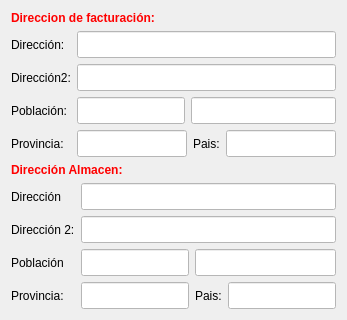
      <widget class="QWidget" name="tab_2">
       <attribute name="title">
        <string>Direcciones</string>
       </attribute>
       <layout class="QGridLayout" name="gridLayout_5">
        <item row="1" column="0">
         <widget class="QLabel" name="label_6">
          <property name="text">
           <string>&lt;html&gt;&lt;head/&gt;&lt;body&gt;&lt;p&gt;&lt;span style=&quot; font-weight:600; color:#ff0000;&quot;&gt;Direccion de facturación:&lt;/span&gt;&lt;/p&gt;&lt;/body&gt;&lt;/html&gt;</string>
          </property>
         </widget>
        </item>
        <item row="2" column="0">
         <layout class="QGridLayout" name="gridLayout">
          <item row="0" column="0">
           <widget class="QLabel" name="label_7">
            <property name="text">
             <string>Dirección:</string>
            </property>
           </widget>
          </item>
          <item row="1" column="0">
           <widget class="QLabel" name="label_8">
            <property name="text">
             <string>Dirección2:</string>
            </property>
           </widget>
          </item>
          <item row="2" column="0">
           <widget class="QLabel" name="label_9">
            <property name="text">
             <string>Población:</string>
            </property>
           </widget>
          </item>
          <item row="3" column="0">
           <widget class="QLabel" name="label_10">
            <property name="text">
             <string>Provincia:</string>
            </property>
           </widget>
          </item>
          <item row="3" column="1">
           <widget class="QLineEdit" name="txtcProvinciaFactura">
            <property name="minimumSize">
             <size>
              <width>0</width>
              <height>27</height>
             </size>
            </property>
            <property name="styleSheet">
             <string notr="true">background-color: rgb(255, 255, 255);</string>
            </property>
           </widget>
          </item>
          <item row="3" column="2">
           <widget class="QLabel" name="label_25">
            <property name="text">
             <string>Pais:</string>
            </property>
           </widget>
          </item>
          <item row="3" column="3">
           <widget class="QLineEdit" name="txtcPaisFactura">
            <property name="minimumSize">
             <size>
              <width>0</width>
              <height>27</height>
             </size>
            </property>
            <property name="styleSheet">
             <string notr="true">background-color: rgb(255, 255, 255);</string>
            </property>
           </widget>
          </item>
          <item row="2" column="1" colspan="3">
           <layout class="QHBoxLayout" name="horizontalLayout_2">
            <item>
             <widget class="QLineEdit" name="txtcCPFactura">
              <property name="sizePolicy">
               <sizepolicy hsizetype="Fixed" vsizetype="Fixed">
                <horstretch>0</horstretch>
                <verstretch>0</verstretch>
               </sizepolicy>
              </property>
              <property name="minimumSize">
               <size>
                <width>0</width>
                <height>27</height>
               </size>
              </property>
              <property name="styleSheet">
               <string notr="true">background-color: rgb(255, 255, 255);</string>
              </property>
             </widget>
            </item>
            <item>
             <widget class="QLineEdit" name="txtcPoblacionFactura">
              <property name="minimumSize">
               <size>
                <width>0</width>
                <height>27</height>
               </size>
              </property>
              <property name="styleSheet">
               <string notr="true">background-color: rgb(255, 255, 255);</string>
              </property>
             </widget>
            </item>
           </layout>
          </item>
          <item row="1" column="1" colspan="3">
           <widget class="QLineEdit" name="txtcDireccionFactura2">
            <property name="minimumSize">
             <size>
              <width>0</width>
              <height>27</height>
             </size>
            </property>
            <property name="styleSheet">
             <string notr="true">background-color: rgb(255, 255, 255);</string>
            </property>
           </widget>
          </item>
          <item row="0" column="1" colspan="3">
           <widget class="QLineEdit" name="txtcDireccionFactura1">
            <property name="sizePolicy">
             <sizepolicy hsizetype="Expanding" vsizetype="Fixed">
              <horstretch>0</horstretch>
              <verstretch>0</verstretch>
             </sizepolicy>
            </property>
            <property name="minimumSize">
             <size>
              <width>0</width>
              <height>27</height>
             </size>
            </property>
            <property name="styleSheet">
             <string notr="true">background-color: rgb(255, 255, 255);</string>
            </property>
           </widget>
          </item>
         </layout>
        </item>
        <item row="3" column="0">
         <widget class="QLabel" name="label_26">
          <property name="text">
           <string>&lt;html&gt;&lt;head/&gt;&lt;body&gt;&lt;p&gt;&lt;span style=&quot; font-weight:600; color:#ff0000;&quot;&gt;Dirección Almacen:&lt;/span&gt;&lt;/p&gt;&lt;/body&gt;&lt;/html&gt;</string>
          </property>
         </widget>
        </item>
        <item row="4" column="0">
         <layout class="QGridLayout" name="gridLayout_4">
          <item row="1" column="1" colspan="3">
           <widget class="QLineEdit" name="txtcDireccionAlmacen2">
            <property name="minimumSize">
             <size>
              <width>0</width>
              <height>27</height>
             </size>
            </property>
            <property name="styleSheet">
             <string notr="true">background-color: rgb(255, 255, 255);</string>
            </property>
           </widget>
          </item>
          <item row="0" column="1" colspan="3">
           <widget class="QLineEdit" name="txtcDireccionAlmacen1">
            <property name="minimumSize">
             <size>
              <width>0</width>
              <height>27</height>
             </size>
            </property>
            <property name="styleSheet">
             <string notr="true">background-color: rgb(255, 255, 255);</string>
            </property>
           </widget>
          </item>
          <item row="0" column="0">
           <widget class="QLabel" name="label_27">
            <property name="text">
             <string>Dirección</string>
            </property>
           </widget>
          </item>
          <item row="2" column="1" colspan="3">
           <layout class="QHBoxLayout" name="horizontalLayout_13">
            <item>
             <widget class="QLineEdit" name="txtcCpPoblacionAlmacen">
              <property name="sizePolicy">
               <sizepolicy hsizetype="Fixed" vsizetype="Fixed">
                <horstretch>0</horstretch>
                <verstretch>0</verstretch>
               </sizepolicy>
              </property>
              <property name="minimumSize">
               <size>
                <width>0</width>
                <height>27</height>
               </size>
              </property>
              <property name="styleSheet">
               <string notr="true">background-color: rgb(255, 255, 255);</string>
              </property>
             </widget>
            </item>
            <item>
             <widget class="QLineEdit" name="txtcPoblacionAlmacen">
              <property name="minimumSize">
               <size>
                <width>0</width>
                <height>27</height>
               </size>
              </property>
              <property name="styleSheet">
               <string notr="true">background-color: rgb(255, 255, 255);</string>
              </property>
             </widget>
            </item>
           </layout>
          </item>
          <item row="3" column="2">
           <widget class="QLabel" name="label_31">
            <property name="text">
             <string>Pais:</string>
            </property>
           </widget>
          </item>
          <item row="3" column="3">
           <widget class="QLineEdit" name="txtcPaisAlmacen">
            <property name="minimumSize">
             <size>
              <width>0</width>
              <height>27</height>
             </size>
            </property>
            <property name="styleSheet">
             <string notr="true">background-color: rgb(255, 255, 255);</string>
            </property>
           </widget>
          </item>
          <item row="3" column="0">
           <widget class="QLabel" name="label_30">
            <property name="text">
             <string>Provincia:</string>
            </property>
           </widget>
          </item>
          <item row="1" column="0">
           <widget class="QLabel" name="label_28">
            <property name="text">
             <string>Dirección 2:</string>
            </property>
           </widget>
          </item>
          <item row="3" column="1">
           <widget class="QLineEdit" name="txtcProvinciaAlmacen">
            <property name="minimumSize">
             <size>
              <width>0</width>
              <height>27</height>
             </size>
            </property>
            <property name="styleSheet">
             <string notr="true">background-color: rgb(255, 255, 255);</string>
            </property>
           </widget>
          </item>
          <item row="2" column="0">
           <widget class="QLabel" name="label_29">
            <property name="text">
             <string>Población</string>
            </property>
           </widget>
          </item>
         </layout>
        </item>
       </layout>
      </widget>
